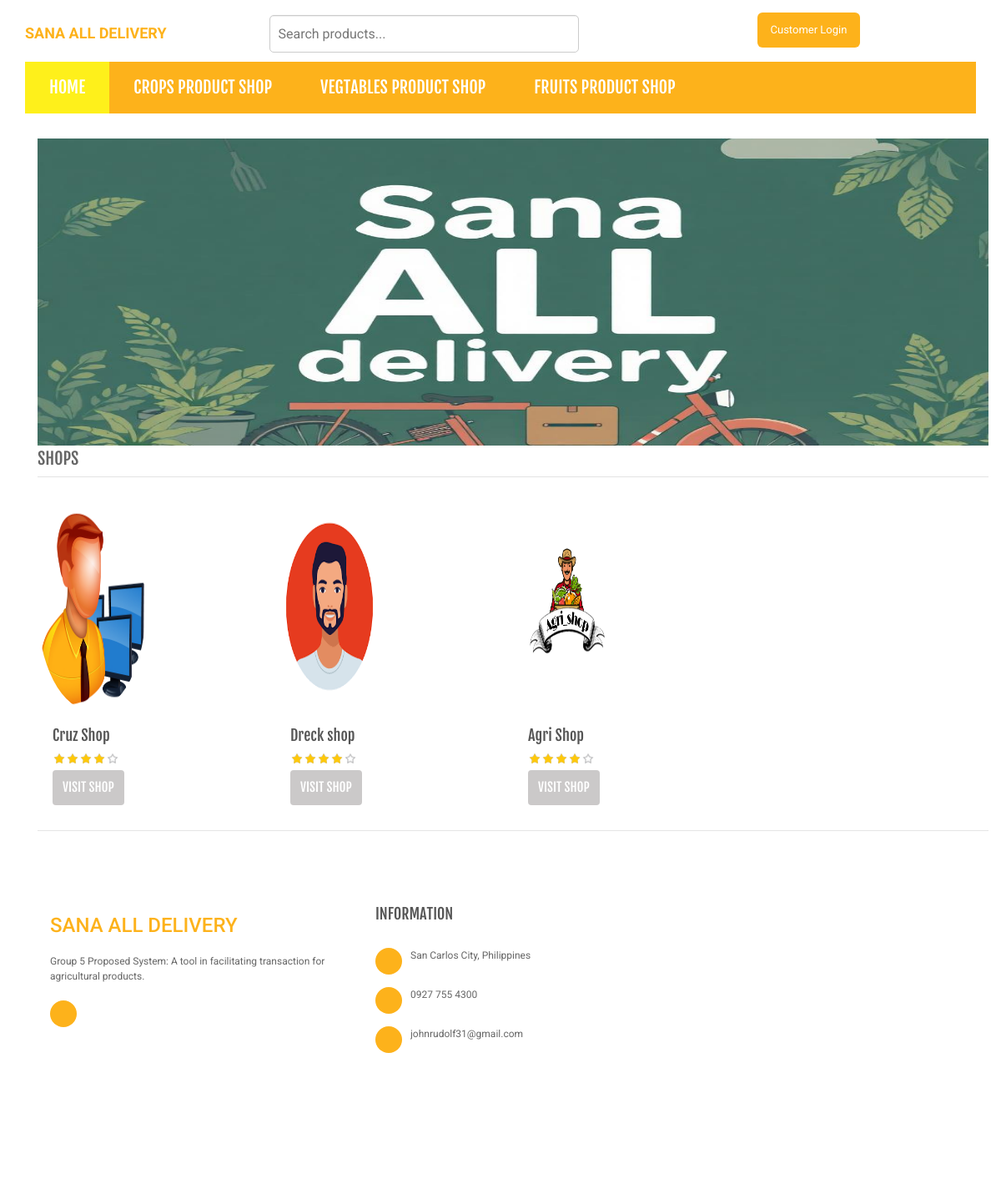
Before: / with the older database file.
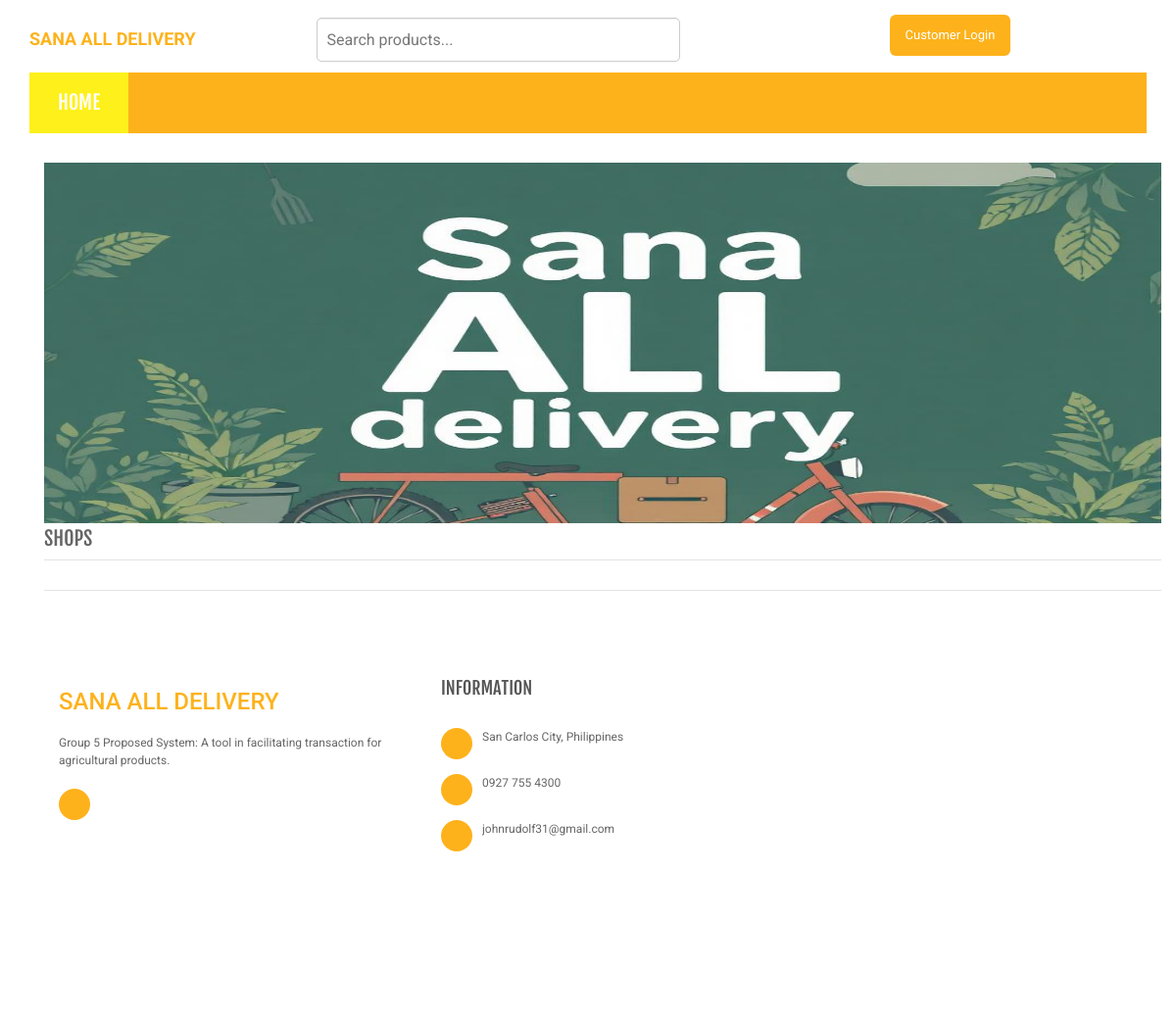
After: the same page with the newer database file.
### tables this page shows
CREATE TABLE `category` (
  `id` int(11) NOT NULL,
  `categoryName` varchar(255) DEFAULT NULL,
  `categoryDescription` longtext DEFAULT NULL
);

CREATE TABLE `farmer` (
  `id` int(11) NOT NULL,
  `farmerid` varchar(50) NOT NULL,
  `photo` varchar(100) NOT NULL,
  `fname` varchar(50) NOT NULL,
  `lname` varchar(50) NOT NULL,
  `email` varchar(255) DEFAULT NULL,
  `position` varchar(50) NOT NULL,
  `contactno` bigint(11) DEFAULT NULL,
  `password` varchar(255) DEFAULT NULL,
  `street` longtext DEFAULT NULL,
  `city` varchar(255) DEFAULT NULL,
  `state` varchar(255) DEFAULT NULL,
  `shop_category` int(11) NOT NULL,
  `shop_logo` varchar(50) NOT NULL,
  `shop_name` varchar(50) NOT NULL,
  `regDate` timestamp NOT NULL DEFAULT current_timestamp()
);

### index.php (the view, shortened to what this page needs)
<?php
include('include/config.php');
?>
<?php include('include/header.php'); ?>
<body class="cnt-home">
<header class="header-style-1">
    <?php include('include/top-search.php'); ?>
    <?php include('include/menu-bar.php'); ?>
    <div class="body-content outer-top-xs" id="top-banner-and-menu">
        <div class="container">
            <div class="furniture-container homepage-container">
                <div class="row">
                    <div class="col-xs-12 col-lg-12 col homebanner-holder">
                        <div id="hero" class="homepage-slider3">
                            <div id="owl-main" class="owl-carousel owl-inner-nav owl-ui-lf">
                                <div class="item">
                                    <img src="plugin/assets/sliders/sana-all.jpg" alt="Slider 1">
                                </div>
                            </div>
                        </div>
                    </div>
                </div>
                <div id="product-tabs-slider" class="scroll-tabs inner-bottom-vs wow fadeInUp">
                    <div class="more-info-tab clearfix">
                        <h3 class="new-product-title pull-left">Shops</h3>
                    </div>
                    <div class="tab-content outer-top-xs mb-5">
                        <div class="tab-pane in active" id="all">
                            <div class="product-slider">
                                <div class="owl-carousel home-owl-carousel custom-carousel owl-theme" data-item="4">
                                    <?php
                                    $ret = mysqli_query($conn, "SELECT * FROM farmer");
                                    while ($row = mysqli_fetch_array($ret)) {
                                    ?>
                                        <div class="item item-carousel">
                                            <div class="products">
                                                <div class="product">
                                                    <div class="product-image">
                                                        <div class="image">
                                                            <a href="visit_shop.php?id=<?php echo htmlentities($row['id']); ?>">
                                                                <img src="<?php echo (!empty($row['shop_logo'])) ? 'images/' . $row['shop_logo'] : 'images/admin.png'; ?>" data-echo="<?php echo (!empty($row['shop_logo'])) ? 'images/' . $row['shop_logo'] : 'images/admin.png'; ?>" width="130" height="250" style="border-radius:50%;" alt="">
                                                            </a>
                                                        </div>
                                                    </div>
                                                    <div class="product-info text-left" style="position:relative;left:18px;">
                                                        <h3 class="name"><a href="visit_shop.php?id=<?php echo htmlentities($row['id']); ?>"><?php echo htmlentities($row['shop_name']); ?></a></h3>
                                                        <div class="rating rateit-small"></div>
                                                        <div class="action"><a href="visit_shop.php?id=<?php echo $row['id']; ?>" class="lnk btn btn-primary">Visit Shop</a></div>
                                                    </div>
                                                </div>
                                            </div>
                                        </div>
                                    <?php } ?>
                                </div>
                            </div>
                        </div>
</body>
</html>

### include/menu-bar.php (shortened to what this page needs)
<div style="width: 100%;" class="header-nav animate-dropdown">
    <div >
        <div class="yamm navbar navbar-default" role="navigation">
            <div class="nav-bg-class">
                <div class="navbar-collapse collapse" id="mc-horizontal-menu-collapse">
                    <div class="nav-outer">
                        <ul class="nav navbar-nav">
                            <li class="active dropdown yamm-fw">
                                <a href="index.php" data-hover="dropdown" class="dropdown-toggle">Home</a>
                            </li>
                            <?php $sql = mysqli_query($conn, "SELECT id,categoryName  from category limit 6");
                            while ($row = mysqli_fetch_array($sql)) {
                            ?>
                                <li class="dropdown yamm <?php
                                                            ?>">
                                    <a href="category.php?cid=<?php echo $row['id']; ?>"> <?php echo $row['categoryName']; ?> PRODUCT SHOP</a>
                                </li>
                            <?php } ?>
                        </ul>
                        <div class="clearfix"></div>
                    </div>
                </div>
            </div>
        </div>
    </div>
</div>

Changed rows visible on the page:
removed category: categoryName "CROPS"
removed category: categoryName "VEGTABLES"
removed category: categoryName "FRUITS"
removed farmer: shop_logo (picture), shop_name "Cruz Shop"
removed farmer: shop_logo (picture), shop_name "Dreck shop"
removed farmer: shop_logo (picture), shop_name "Agri Shop"
